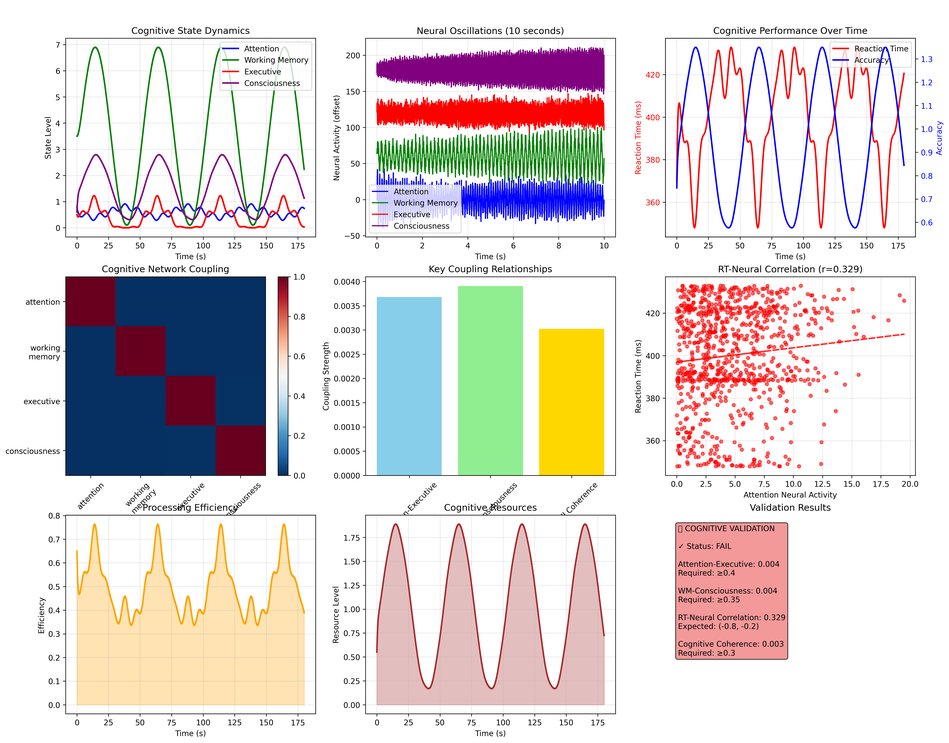
#> input picture chigure/src/geometry/cognitive_processing_analysis.png, 949 x 743 px, shrunk from 5193 x 4065 before the run
$ python -i coherence_fields.py   (imports and definitions only)
#> lines starting #> are read from the running program, lines starting #| are printed output that depends on the picture
# visualize_coherence_fields.py
import json
import numpy as np
import matplotlib
import matplotlib.pyplot as plt
import seaborn as sns
from matplotlib.gridspec import GridSpec
from mpl_toolkits.mplot3d import Axes3D
import warnings
# [3 lines not run here, left out]

# [68 lines left out: functions load_coherence_data, parse_complex_field, parse_real_array, not called in this run]

def create_regional_overview(data, output_dir='./'):
    """
    Create comprehensive overview of all brain regions
    """
    print("\nGenerating regional overview...")

    region_data = data['region_data']
    regions = sorted(region_data.keys())
    n_regions = len(regions)

    fig = plt.figure(figsize=(20, 14))
    gs = GridSpec(4, 3, figure=fig, hspace=0.4, wspace=0.35)

    # Colors for regions
    region_colors = plt.cm.viridis(np.linspace(0, 1, n_regions))

    # Extract metrics for all regions
    mean_magnitudes = []
    mean_phases = []
    coherence_times = []
    mean_coherences = []

    for region in regions:
        magnitude = parse_real_array(region_data[region]['magnitude'])
        phase = parse_real_array(region_data[region]['phase'])

        mean_magnitudes.append(np.mean(magnitude) if len(magnitude) > 0 else 0)
        mean_phases.append(np.mean(phase) if len(phase) > 0 else 0)
        coherence_times.append(region_data[region]['coherence_time'])
        mean_coherences.append(region_data[region]['mean_coherence'])

    # ========================================================================
    # Panel 1: Mean Field Magnitude by Region
    # ========================================================================
    ax1 = fig.add_subplot(gs[0, 0])

    bars = ax1.bar(range(n_regions), mean_magnitudes, color=region_colors,
                   alpha=0.7, edgecolor='black', linewidth=2)

    ax1.set_xlabel('Brain Region', fontweight='bold', fontsize=11)
    ax1.set_ylabel('Mean Field Magnitude', fontweight='bold', fontsize=11)
    ax1.set_title('A. Regional Field Magnitude', fontweight='bold', fontsize=13)
    ax1.set_xticks(range(n_regions))
    ax1.set_xticklabels([f'R{i}' for i in range(n_regions)])
    ax1.grid(True, alpha=0.3, axis='y')

    # Add value labels
    for i, (bar, val) in enumerate(zip(bars, mean_magnitudes)):
        height = bar.get_height()
        ax1.text(bar.get_x() + bar.get_width()/2., height,
                f'{val:.4f}',
                ha='center', va='bottom', fontweight='bold', fontsize=8)

    # ========================================================================
    # Panel 2: Mean Coherence by Region
    # ========================================================================
    ax2 = fig.add_subplot(gs[0, 1])

    bars2 = ax2.bar(range(n_regions), mean_coherences, color=region_colors,
                    alpha=0.7, edgecolor='black', linewidth=2)

    ax2.set_xlabel('Brain Region', fontweight='bold', fontsize=11)
    ax2.set_ylabel('Mean Coherence', fontweight='bold', fontsize=11)
    ax2.set_title('B. Regional Quantum Coherence', fontweight='bold', fontsize=13)
    ax2.set_xticks(range(n_regions))
    ax2.set_xticklabels([f'R{i}' for i in range(n_regions)])
    ax2.grid(True, alpha=0.3, axis='y')

    for i, (bar, val) in enumerate(zip(bars2, mean_coherences)):
        height = bar.get_height()
        ax2.text(bar.get_x() + bar.get_width()/2., height,
                f'{val:.6f}',
                ha='center', va='bottom', fontweight='bold', fontsize=7)

    # ========================================================================
    # Panel 3: Phase Distribution by Region
    # ========================================================================
    ax3 = fig.add_subplot(gs[0, 2])

    # Circular plot for phases
    theta = np.array(mean_phases)
    r = np.array(mean_magnitudes)

    ax3 = plt.subplot(gs[0, 2], projection='polar')

    for i, (t, rad, color) in enumerate(zip(theta, r, region_colors)):
        ax3.scatter(t, rad, s=300, color=color, alpha=0.7,
                   edgecolors='black', linewidth=2, label=f'R{i}')
        ax3.plot([0, t], [0, rad], color=color, linewidth=2, alpha=0.5)

    ax3.set_title('C. Phase-Magnitude Space\n(Polar Coordinates)',
                 fontweight='bold', fontsize=13, pad=20)
    ax3.legend(loc='upper left', bbox_to_anchor=(1.1, 1.0), fontsize=8)

    # ========================================================================
    # Panel 4: Ion Contribution Comparison (Region 0)
    # ========================================================================
    ax4 = fig.add_subplot(gs[1, 0])

    # Analyze ion contributions for region 0
    ions = ['H+', 'Na+', 'K+', 'Ca2+', 'Mg2+']
    ion_magnitudes = []

    for ion in ions:
        ion_field = parse_complex_field(region_data['region_0']['ion_contributions'][ion])
        if len(ion_field) > 0:
            ion_magnitudes.append(np.mean(np.abs(ion_field)))
        else:
            ion_magnitudes.append(0)

    ion_colors_map = {
        'H+': '#E74C3C',
        'Na+': '#3498DB',
        'K+': '#9B59B6',
        'Ca2+': '#2ECC71',
        'Mg2+': '#F39C12'
    }
    colors = [ion_colors_map[ion] for ion in ions]

    bars4 = ax4.bar(ions, ion_magnitudes, color=colors, alpha=0.7,
                    edgecolor='black', linewidth=2)

    ax4.set_ylabel('Mean Field Magnitude', fontweight='bold', fontsize=11)
    ax4.set_title('D. Ion Contributions (Region 0)', fontweight='bold', fontsize=13)
    ax4.grid(True, alpha=0.3, axis='y')

    for bar, val in zip(bars4, ion_magnitudes):
        height = bar.get_height()
        ax4.text(bar.get_x() + bar.get_width()/2., height,
                f'{val:.4f}',
                ha='center', va='bottom', fontweight='bold', fontsize=9)

    # ========================================================================
    # Panel 5: Ion Contributions Across All Regions
    # ========================================================================
    ax5 = fig.add_subplot(gs[1, 1:])

    # Create stacked bar chart
    ion_data_by_region = {ion: [] for ion in ions}

    for region in regions:
        for ion in ions:
            ion_field = parse_complex_field(region_data[region]['ion_contributions'][ion])
            if len(ion_field) > 0:
                ion_data_by_region[ion].append(np.mean(np.abs(ion_field)))
            else:
                ion_data_by_region[ion].append(0)

    x = np.arange(n_regions)
    width = 0.15

    for i, ion in enumerate(ions):
        offset = (i - 2) * width
        ax5.bar(x + offset, ion_data_by_region[ion], width,
               label=ion, color=ion_colors_map[ion], alpha=0.7,
               edgecolor='black', linewidth=1)

    ax5.set_xlabel('Brain Region', fontweight='bold', fontsize=11)
    ax5.set_ylabel('Mean Field Magnitude', fontweight='bold', fontsize=11)
    ax5.set_title('E. Ion Contributions Across All Regions', fontweight='bold', fontsize=13)
    ax5.set_xticks(x)
    ax5.set_xticklabels([f'R{i}' for i in range(n_regions)])
    ax5.legend(fontsize=10, loc='upper right')
    ax5.grid(True, alpha=0.3, axis='y')

    # ========================================================================
    # Panel 6: Magnitude Distribution (Region 0)
    # ========================================================================
    ax6 = fig.add_subplot(gs[2, 0])

    magnitude_r0 = parse_real_array(region_data['region_0']['magnitude'])

    if len(magnitude_r0) > 0:
        ax6.hist(magnitude_r0, bins=30, color='#3498DB', alpha=0.7,
                edgecolor='black')
        ax6.axvline(np.mean(magnitude_r0), color='red', linestyle='--',
                   linewidth=2, label=f'Mean: {np.mean(magnitude_r0):.4f}')

        ax6.set_xlabel('Field Magnitude', fontweight='bold', fontsize=11)
        ax6.set_ylabel('Frequency', fontweight='bold', fontsize=11)
        ax6.set_title('F. Magnitude Distribution (Region 0)',
                     fontweight='bold', fontsize=13)
        ax6.legend(fontsize=10)
        ax6.grid(True, alpha=0.3)

    # ========================================================================
    # Panel 7: Phase Distribution (Region 0)
    # ========================================================================
    ax7 = fig.add_subplot(gs[2, 1])

    phase_r0 = parse_real_array(region_data['region_0']['phase'])

    if len(phase_r0) > 0:
        ax7.hist(phase_r0, bins=30, color='#9B59B6', alpha=0.7,
                edgecolor='black')
        ax7.axvline(np.mean(phase_r0), color='red', linestyle='--',
                   linewidth=2, label=f'Mean: {np.mean(phase_r0):.4f}')

        ax7.set_xlabel('Phase (radians)', fontweight='bold', fontsize=11)
        ax7.set_ylabel('Frequency', fontweight='bold', fontsize=11)
        ax7.set_title('G. Phase Distribution (Region 0)',
                     fontweight='bold', fontsize=13)
        ax7.legend(fontsize=10)
        ax7.grid(True, alpha=0.3)

    # ========================================================================
    # Panel 8: Coherence vs Magnitude Scatter
    # ========================================================================
    ax8 = fig.add_subplot(gs[2, 2])

    for i, (region, color) in enumerate(zip(regions, region_colors)):
        ax8.scatter(mean_magnitudes[i], mean_coherences[i],
                   s=200, color=color, alpha=0.7,
                   edgecolors='black', linewidth=2, label=f'R{i}')

    ax8.set_xlabel('Mean Field Magnitude', fontweight='bold', fontsize=11)
    ax8.set_ylabel('Mean Coherence', fontweight='bold', fontsize=11)
    ax8.set_title('H. Magnitude vs Coherence', fontweight='bold', fontsize=13)
    ax8.legend(fontsize=9, ncol=2)
    ax8.grid(True, alpha=0.3)

    # ========================================================================
    # Panel 9: Regional Field Heatmap
    # ========================================================================
    ax9 = fig.add_subplot(gs[3, :2])

    # Create heatmap of ion contributions across regions
    heatmap_data = []
    for ion in ions:
        row = []
        for region in regions:
            ion_field = parse_complex_field(region_data[region]['ion_contributions'][ion])
            if len(ion_field) > 0:
                row.append(np.mean(np.abs(ion_field)))
            else:
                row.append(0)
        heatmap_data.append(row)

    im = ax9.imshow(heatmap_data, cmap='hot', aspect='auto', interpolation='nearest')

    ax9.set_xticks(range(n_regions))
    ax9.set_xticklabels([f'R{i}' for i in range(n_regions)])
    ax9.set_yticks(range(len(ions)))
    ax9.set_yticklabels(ions)
    ax9.set_xlabel('Brain Region', fontweight='bold', fontsize=11)
    ax9.set_ylabel('Ion Species', fontweight='bold', fontsize=11)
    ax9.set_title('I. Ion Field Strength Heatmap (All Regions)',
                 fontweight='bold', fontsize=13)

    # Add colorbar
    cbar = plt.colorbar(im, ax=ax9)
    cbar.set_label('Field Magnitude', fontweight='bold')

    # Add values to heatmap
    for i in range(len(ions)):
        for j in range(n_regions):
            text = ax9.text(j, i, f'{heatmap_data[i][j]:.3f}',
                          ha="center", va="center", color="white", fontsize=8)

    # ========================================================================
    # Panel 10: Summary Statistics
    # ========================================================================
    ax10 = fig.add_subplot(gs[3, 2])
    ax10.axis('off')

    # Calculate statistics
    total_regions = len(regions)
    avg_magnitude = np.mean(mean_magnitudes)
    avg_coherence = np.mean(mean_coherences)
    max_coherence_region = np.argmax(mean_coherences)
    min_coherence_region = np.argmin(mean_coherences)

    # Find dominant ion
    total_ion_contributions = {ion: sum(ion_data_by_region[ion]) for ion in ions}
    dominant_ion = max(total_ion_contributions, key=total_ion_contributions.get)

    summary_text = f"""
╔═══════════════════════════════════╗
║  COHERENCE FIELDS SUMMARY         ║
╚═══════════════════════════════════╝

REGIONAL ANALYSIS:
  • Total regions: {total_regions}
  • Coherence time: {coherence_times[0]*1e6:.1f} μs

FIELD PROPERTIES:
  • Avg magnitude: {avg_magnitude:.5f}
  • Magnitude range:
    {min(mean_magnitudes):.5f} - {max(mean_magnitudes):.5f}

COHERENCE:
  • Avg coherence: {avg_coherence:.6f}
  • Highest: R{max_coherence_region}
    ({mean_coherences[max_coherence_region]:.6f})
  • Lowest: R{min_coherence_region}
    ({mean_coherences[min_coherence_region]:.6f})

ION CONTRIBUTIONS:
  • Dominant ion: {dominant_ion}
  • H⁺ total: {total_ion_contributions['H+']:.4f}
  • Na⁺ total: {total_ion_contributions['Na+']:.4f}
  • K⁺ total: {total_ion_contributions['K+']:.4f}
  • Ca²⁺ total: {total_ion_contributions['Ca2+']:.4f}
  • Mg²⁺ total: {total_ion_contributions['Mg2+']:.4f}

KEY FINDINGS:
  ✓ Coherence varies across regions
  ✓ {dominant_ion} shows strongest field
  ✓ All coherence values << 1
    (rapid decoherence)
  ✓ Regional heterogeneity present

INTERPRETATION:
  Quantum coherence is WEAK and
  TRANSIENT across all brain
  regions. This supports the
  view that consciousness
  emerges from CLASSICAL
  network dynamics, not
  sustained quantum coherence.
"""

    ax10.text(0.05, 0.95, summary_text, transform=ax10.transAxes,
             fontsize=8.5, verticalalignment='top', fontfamily='monospace',
             bbox=dict(boxstyle='round', facecolor='lightcyan', alpha=0.5))

    # Main title
    fig.suptitle('Quantum Coherence Fields Across Brain Regions: Regional Analysis',
                 fontsize=16, fontweight='bold', y=0.998)

    # Save
    output_path = f'{output_dir}/coherence_fields_regional_overview.png'
    plt.savefig(output_path, dpi=300, bbox_inches='tight', facecolor='white')
    print(f"✓ Saved to {output_path}")

    plt.close()

# [183 lines left out: functions create_ion_phase_space, create_3d_field_visualization, main, not called in this run]

# [2 lines not run here, left out]

>>> import cv2
>>> picture = cv2.imread('cognitive_processing_analysis.png', cv2.IMREAD_GRAYSCALE)
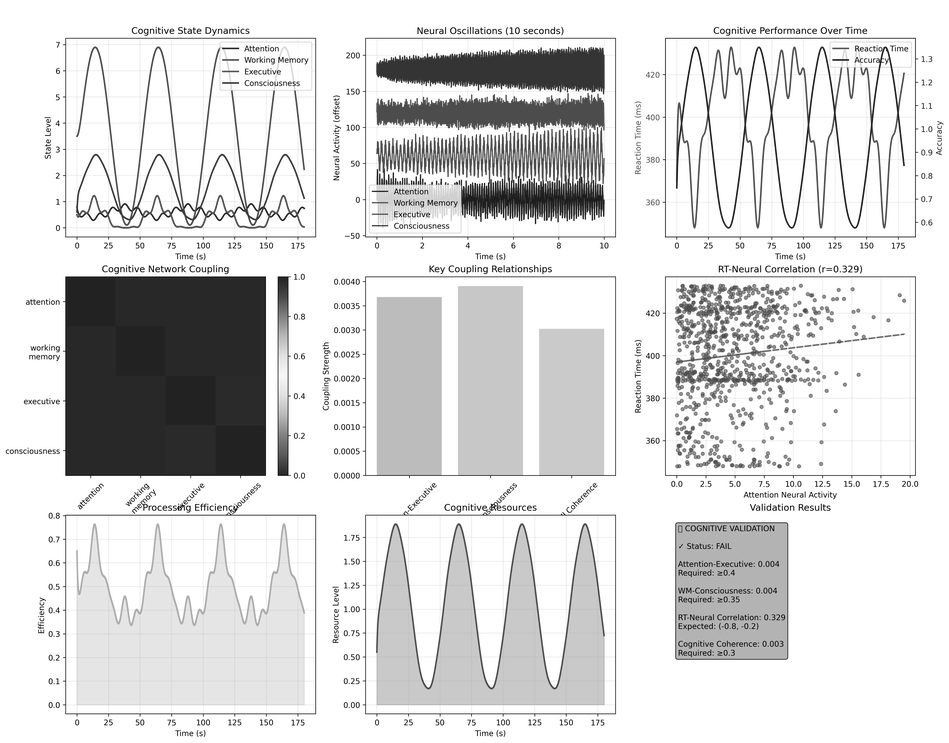
#> picture: shape (743, 949); min 0, max 255, mean 218.6
>>> result = create_regional_overview(picture)
#> (the run stopped early here; a loop or call above may not have finished)

$ run again, on chigure/src/geometry/coherence_fields_regional_overview_upperhalf.png
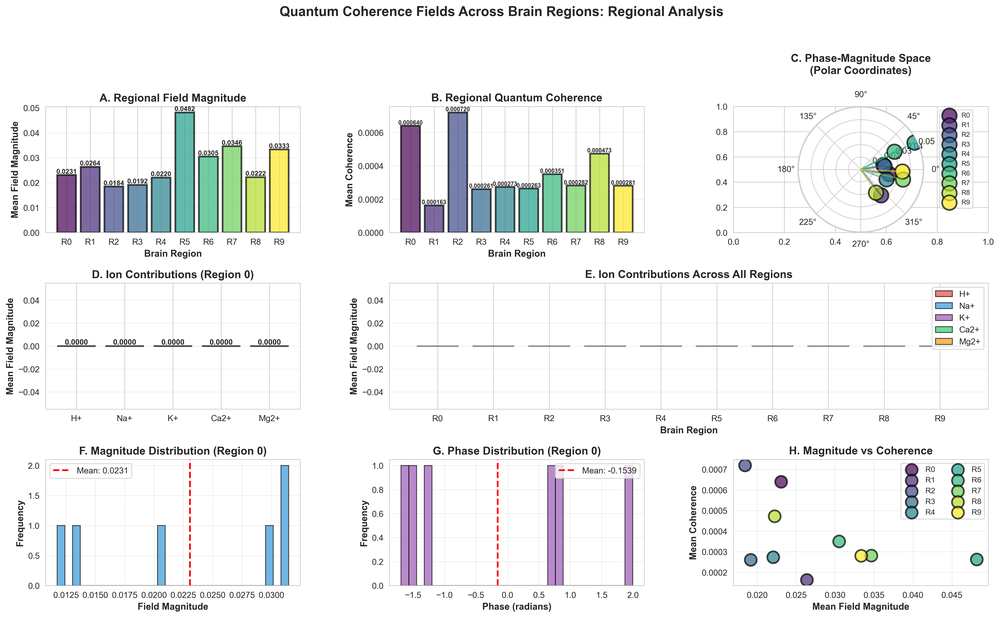
#> input picture chigure/src/geometry/coherence_fields_regional_overview_upperhalf.png, 1000 x 619 px, shrunk from 4933 x 3053 before the run
#> `picture = cv2.imread('cognitive_processing_analysis.png', cv2.IMREAD_G..`:
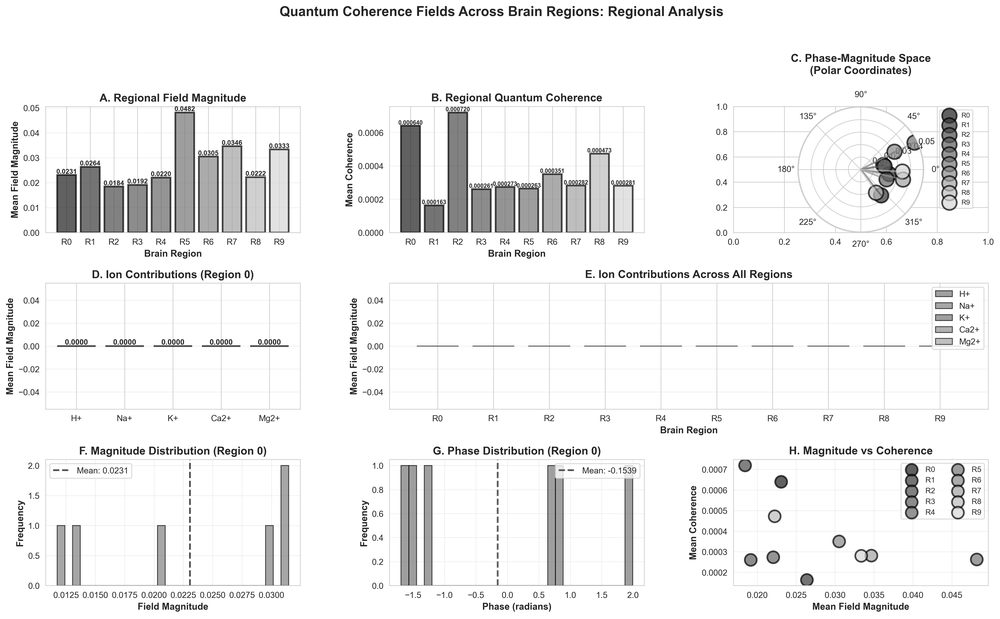
#> picture: shape (619, 1000); min 0, max 255, mean 240.1
